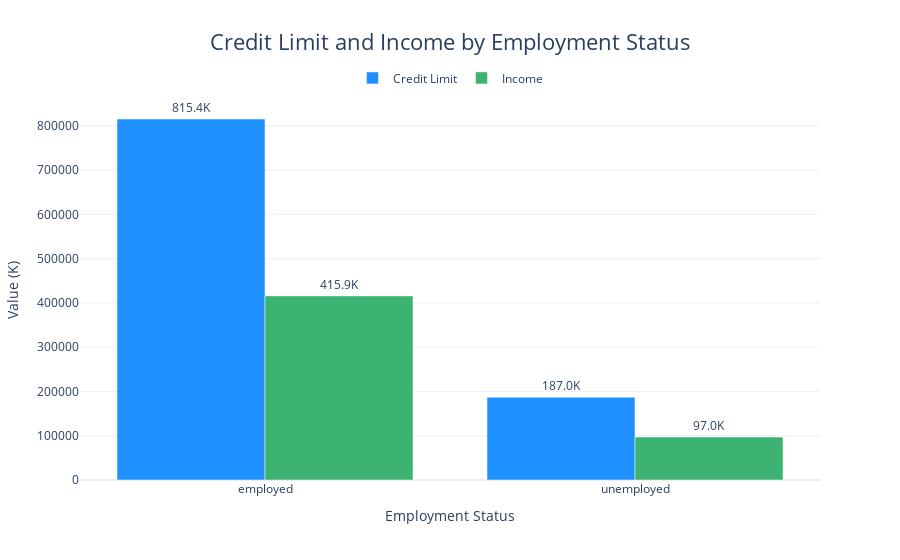

The cell this chart's notebook holds for it:
### Code cell
import plotly.graph_objects as go

x = grouby_education["employment_status"]
credit_limit = grouby_education["credit_limit"]
income = grouby_education["income"]

fig = go.Figure(data=[
    go.Bar(
        name='Credit Limit',
        x=x,
        y=credit_limit,
        marker_color='dodgerblue',
        text=[f"{val/1000:.1f}K" for val in credit_limit],
        textposition='outside'
    ),
    go.Bar(
        name='Income',
        x=x,
        y=income,
        marker_color='mediumseagreen',
        text=[f"{val/1000:.1f}K" for val in income],
        textposition='outside'
    )
])


fig.update_layout(
    title={
        'text': 'Credit Limit and Income by Employment Status',
        'x': 0.5,
        'xanchor': 'center',
        'font': {'size': 22}
    },
    xaxis_title='Employment Status',
    yaxis_title='Value (K)',
    yaxis=dict(tickformat='.0f', tickprefix=''),
    barmode='group',
    template='plotly_white',
    uniformtext_minsize=8,
    uniformtext_mode='hide',
    legend=dict(
        orientation='h',
        yanchor='bottom',
        y=1.02,
        xanchor='center',
        x=0.5
    )
)

fig.show()

### Figure 1 — Plotly figure (JSON) as saved in the notebook; plotly's stock layout.template omitted (floating-point values rounded to 4 significant figures)
{"data": [{"marker": {"color": "dodgerblue"}, "name": "Credit Limit", "text": ["815.4K", "187.0K"], "textposition": "outside", "type": "bar", "x": ["employed", "unemployed"], "y": [815400.0, 187000.0]}, {"marker": {"color": "mediumseagreen"}, "name": "Income", "text": ["415.9K", "97.0K"], "textposition": "outside", "type": "bar", "x": ["employed", "unemployed"], "y": [415900.0, 96980.0]}], "layout": {"barmode": "group", "legend": {"orientation": "h", "x": 0.5, "xanchor": "center", "y": 1.02, "yanchor": "bottom"}, "title": {"font": {"size": 22}, "text": "Credit Limit and Income by Employment Status", "x": 0.5, "xanchor": "center"}, "uniformtext": {"minsize": 8, "mode": "hide"}, "xaxis": {"title": {"text": "Employment Status"}}, "yaxis": {"tickformat": ".0f", "tickprefix": "", "title": {"text": "Value (K)"}}}}
